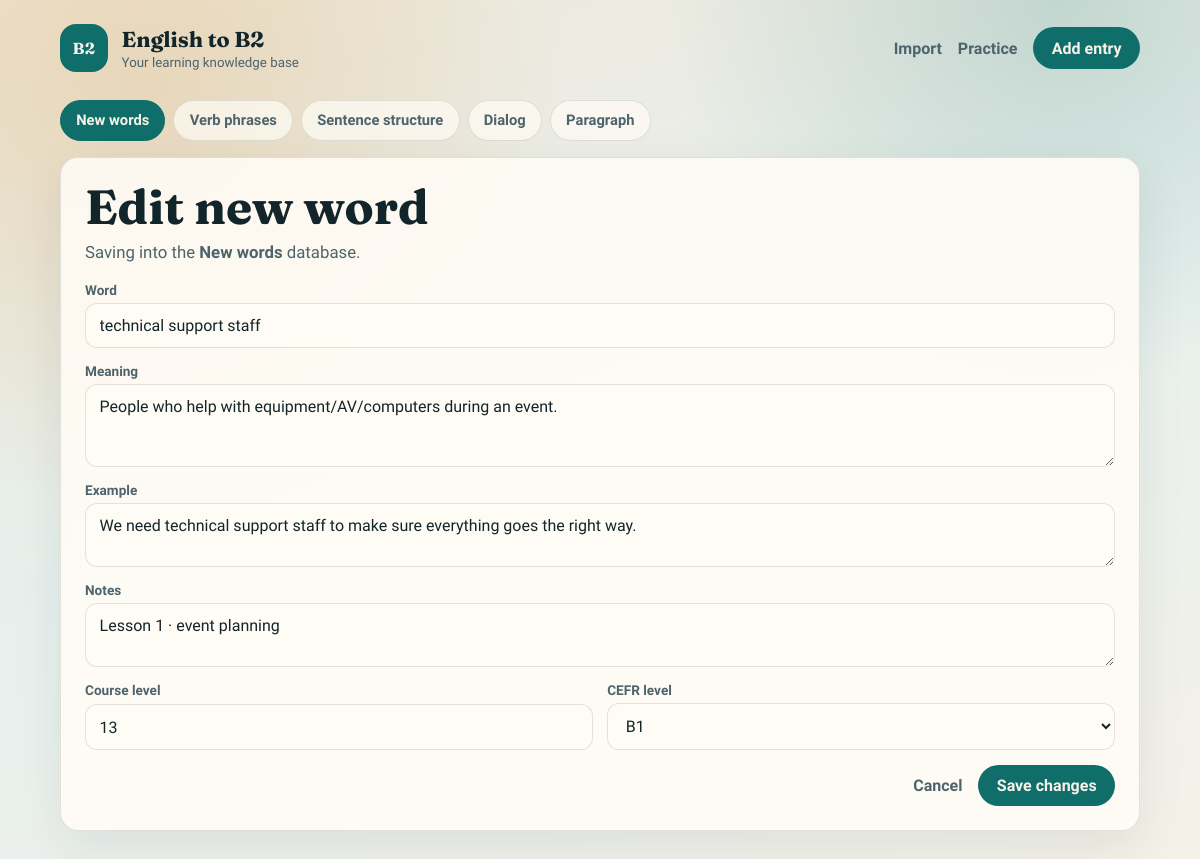
Page /edit/new_words/11 on the committed database.
### tables this page shows
CREATE TABLE new_words (
  id INTEGER PRIMARY KEY AUTOINCREMENT,
  word TEXT NOT NULL,
  meaning TEXT NOT NULL,
  example TEXT,
  notes TEXT,
  cefr_level TEXT NOT NULL DEFAULT 'B1' CHECK (
    cefr_level IN ('A1', 'A2', 'B1', 'B2')
  ),
  created_at TEXT NOT NULL DEFAULT (datetime('now', 'localtime')),
  updated_at TEXT NOT NULL DEFAULT (datetime('now', 'localtime'))
, level INTEGER NOT NULL DEFAULT 13, practice_count INTEGER NOT NULL DEFAULT 0);

### app.py (the view, shortened to what this page needs)
@app.route("/edit/<type_key>/<int:entry_id>", methods=["GET", "POST"])
def edit(type_key: str, entry_id: int):
    type_key = db.ensure_type(type_key)
    meta = db.TYPES[type_key]
    entry = db.get_entry(type_key, entry_id)
    if entry is None:
        flash("Entry not found.", "error")
        return redirect(url_for("index", type=type_key))
    return render_template(
        "form.html",
        mode="edit",
        type_key=type_key,
        meta=meta,
        types=db.TYPES,
        type_order=db.TYPE_ORDER,
        entry=entry,
        levels=db.CEFR_LEVELS,
    )

### app.py (called while the page is built)
@app.before_request
def ensure_db() -> None:
    db.init_db()

### db.py (called while the page is built)
def get_connection() -> sqlite3.Connection:
    DATA_DIR.mkdir(parents=True, exist_ok=True)
    conn = sqlite3.connect(DB_PATH)
    conn.row_factory = sqlite3.Row
    conn.execute("PRAGMA foreign_keys = ON")
    return conn

def _table_columns(conn: sqlite3.Connection, table: str) -> set[str]:
    rows = conn.execute(f"PRAGMA table_info({table})").fetchall()
    return {row["name"] for row in rows}

def _migrate_schema(conn: sqlite3.Connection) -> None:
    for key, meta in TYPES.items():
        table = meta["table"]
        cols = _table_columns(conn, table)
        if not cols:
            continue
        if "level" not in cols:
            conn.execute(
                f"ALTER TABLE {table} ADD COLUMN level INTEGER NOT NULL DEFAULT {DEFAULT_COURSE_LEVEL}"
            )
        if meta.get("has_practice") and "practice_count" not in cols:
            conn.execute(
                f"ALTER TABLE {table} ADD COLUMN practice_count INTEGER NOT NULL DEFAULT 0"
            )
        conn.execute(
            f"UPDATE {table} SET level = ? WHERE level IS NULL OR level = 0",
            (DEFAULT_COURSE_LEVEL,),
        )
        conn.execute(
            f"CREATE INDEX IF NOT EXISTS idx_{table}_level ON {table}(level)"
        )

def init_db() -> None:
    with get_connection() as conn:
        conn.executescript(SCHEMA_PATH.read_text(encoding="utf-8"))
        _migrate_schema(conn)
        conn.commit()

def ensure_type(type_key: str) -> str:
    if type_key in TYPES:
        return type_key
    return DEFAULT_TYPE

def get_entry(type_key: str, entry_id: int) -> sqlite3.Row | None:
    type_key = ensure_type(type_key)
    table = TYPES[type_key]["table"]
    with get_connection() as conn:
        return conn.execute(
            f"SELECT * FROM {table} WHERE id = ?",
            (entry_id,),
        ).fetchone()

### templates/form.html (shortened to what this page needs)
{% extends "base.html" %}
{% block content %}
<nav class="tabs" aria-label="Learning types">
  {% for key in type_order %}
    <a
      class="tab {% if key == type_key %}is-active{% endif %}"
      href="{{ url_for('add', type=key) if mode == 'add' else url_for('index', type=key) }}"
    >
      {{ types[key].label }}
    </a>
  {% endfor %}
</nav>
<section class="form-shell">
  <h1>{% if mode == 'edit' %}Edit {{ meta.singular }}{% else %}Add {{ meta.singular }}{% endif %}</h1>
  <p class="lede">Saving into the <strong>{{ meta.label }}</strong> database.</p>
  <form method="post" class="entry-form">
    {% if type_key == 'new_words' %}
      <label>
        <span>Word</span>
        <input name="word" required value="{{ entry.word }}" placeholder="e.g. nevertheless">
      </label>
      <label>
        <span>Meaning</span>
        <textarea name="meaning" required rows="3" placeholder="Meaning in English or Vietnamese">{{ entry.meaning }}</textarea>
      </label>
      <label>
        <span>Example</span>
        <textarea name="example" rows="2" placeholder="I was tired; nevertheless, I finished.">{{ entry.example }}</textarea>
      </label>
    {% endif %}
    <label>
      <span>Notes</span>
      <textarea name="notes" rows="2" placeholder="Tips, mistakes to avoid, translation…">{{ entry.notes }}</textarea>
    </label>
    <div class="form-row">
      <label>
        <span>Course level</span>
        <input type="number" name="level" min="1" required value="{{ entry.level if entry.level is defined and entry.level != '' else 13 }}">
      </label>
      <label>
        <span>CEFR level</span>
        <select name="cefr_level">
          {% for level in levels %}
            <option value="{{ level }}" {% if entry.cefr_level == level %}selected{% endif %}>{{ level }}</option>
          {% endfor %}
        </select>
      </label>
    </div>
    <div class="form-actions">
      <a href="{{ url_for('index', type=type_key) }}">Cancel</a>
      <button class="btn" type="submit">{% if mode == 'edit' %}Save changes{% else %}Save entry{% endif %}</button>
    </div>
  </form>
</section>
{% endblock %}

### static/style.css (style rules this page uses)
:root { --ink: #12252b; --muted: #4d646c; --paper: #f3efe6; --panel: rgba(255, 252, 245, 0.88); --line: rgba(18, 37, 43, 0.12); --sea: #0f6e6a; --sea-deep: #0a4f4c; --sand: #d8a45a; --danger: #9b3b2e; --shadow: 0 18px 50px rgba(18, 37, 43, 0.08); --radius: 18px; --font-display: "Fraunces", Georgia, serif; --font-body: "Source Sans 3", "Segoe UI", sans-serif; }
* { box-sizing: border-box; }
html, body { margin: 0; min-height: 100%; }
body { color: var(--ink); font-family: var(--font-body); background: radial-gradient(circle at 12% 10%, rgba(216, 164, 90, 0.28), transparent 32%), radial-gradient(circle at 88% 0%, rgba(15, 110, 106, 0.18), transparent 28%), linear-gradient(160deg, #efe8da 0%, #e7f0ee 48%, #f5f1e8 100%); }
.btn, button[type="submit"] { appearance: none; border: 0; border-radius: 999px; background: var(--sea); color: #f7f3ea; padding: 0.7rem 1.15rem; font: inherit; font-weight: 700; text-decoration: none; cursor: pointer; }
h1 { margin: 0 0 0.6rem; font-family: var(--font-display); font-size: clamp(2rem, 4vw, 3rem); line-height: 1.05; font-weight: 700; }
.lede { margin: 0; color: var(--muted); font-size: 1.05rem; max-width: 38rem; }
.stats, .entry, .form-shell, .empty, .filters { background: var(--panel); border: 1px solid var(--line); box-shadow: var(--shadow); backdrop-filter: blur(8px); }
.tabs { display: flex; flex-wrap: wrap; gap: 0.5rem; margin-bottom: 1rem; }
.tab { display: inline-flex; align-items: center; gap: 0.45rem; padding: 0.65rem 0.95rem; border-radius: 999px; border: 1px solid var(--line); background: rgba(255, 252, 245, 0.7); color: var(--muted); text-decoration: none; font-weight: 700; font-size: 0.92rem; }
.tab.is-active { background: var(--sea); border-color: var(--sea); color: #f7f3ea; }
.form-row { display: grid; grid-template-columns: 1fr 1fr; gap: 0.9rem; }
label { display: grid; gap: 0.35rem; }
label span { font-size: 0.85rem; font-weight: 700; color: var(--muted); }
input, textarea, select { width: 100%; border: 1px solid var(--line); border-radius: 12px; padding: 0.75rem 0.85rem; font: inherit; background: #fffcf5; color: var(--ink); }
textarea { resize: vertical; }
.empty, .form-shell { border-radius: var(--radius); padding: 1.5rem; }
.entry-form { display: grid; gap: 0.9rem; margin-top: 1.25rem; }
.form-actions { display: flex; justify-content: flex-end; gap: 1rem; align-items: center; }
.form-actions a { color: var(--muted); text-decoration: none; font-weight: 600; }

### rows in the picture
new_words: word "technical support staff", meaning "People who help with equipment/AV/computers during an event.", example "We need technical support staff to make sure everything goes the right way.", notes "Lesson 1 · event planning", level "13", cefr_level "B1"

### other values in the picture
{{ types[key].label }} "New words" "Verb phrases" "Sentence structure" "Dialog" "Paragraph"
{{ meta.singular }} "new word"
{{ meta.label }} "New words"
